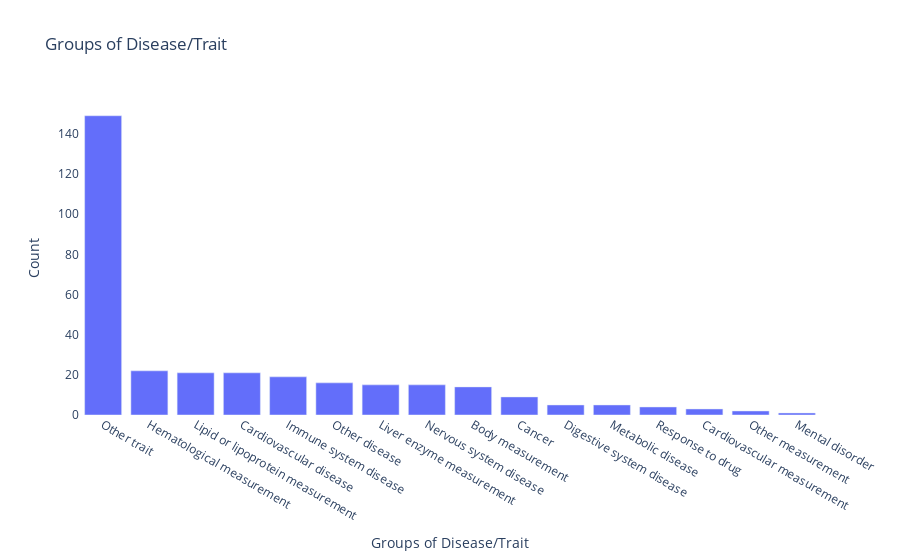

This figure's notebook cell:
### Code cell
#plot the data
import plotly.express as px

fig = px.bar(result['Groups of Disease/Trait'].value_counts(), x=result['Groups of Disease/Trait'].value_counts().index, y=result['Groups of Disease/Trait'].value_counts().values, title='Groups of Disease/Trait')

# Update the layout
fig.update_layout(
    xaxis_title="Groups of Disease/Trait",
    yaxis_title="Count",
    title="Groups of Disease/Trait",
    showlegend=False
)

# transparent background

fig.update_layout(
    plot_bgcolor='rgba(0,0,0,0)',
    paper_bgcolor='rgba(0,0,0,0)'
)
fig.show()

### Figure 1 — Plotly figure (JSON) as saved in the notebook; plotly's stock layout.template omitted (floating-point values rounded to 4 significant figures)
{"data": [{"alignmentgroup": "True", "hovertemplate": "x=%{x}<br>y=%{y}<extra></extra>", "legendgroup": "", "marker": {"color": "#636efa", "pattern": {"shape": ""}}, "name": "", "offsetgroup": "", "orientation": "v", "showlegend": false, "textposition": "auto", "type": "bar", "x": ["Other trait", "Hematological measurement", "Lipid or lipoprotein measurement", "Cardiovascular disease", "Immune system disease", "Other disease", "Liver enzyme measurement", "Nervous system disease", "Body measurement", "Cancer", "Digestive system disease", "Metabolic disease", "Response to drug", "Cardiovascular measurement", "Other measurement", "Mental disorder"], "xaxis": "x", "y": [149, 22, 21, 21, 19, 16, 15, 15, 14, 9, 5, 5, 4, 3, 2, 1], "yaxis": "y"}], "layout": {"barmode": "relative", "legend": {"tracegroupgap": 0}, "paper_bgcolor": "rgba(0,0,0,0)", "plot_bgcolor": "rgba(0,0,0,0)", "showlegend": false, "title": {"text": "Groups of Disease/Trait"}, "xaxis": {"anchor": "y", "domain": [0, 1], "title": {"text": "Groups of Disease/Trait"}}, "yaxis": {"anchor": "x", "domain": [0, 1], "title": {"text": "Count"}}}}
